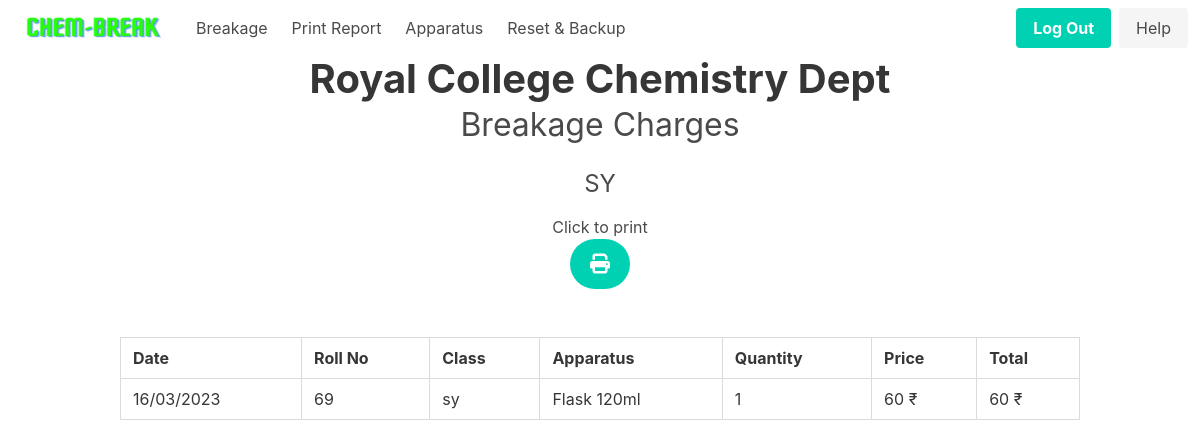
Before: /test/home/records/sy (signed in) with the older database file.
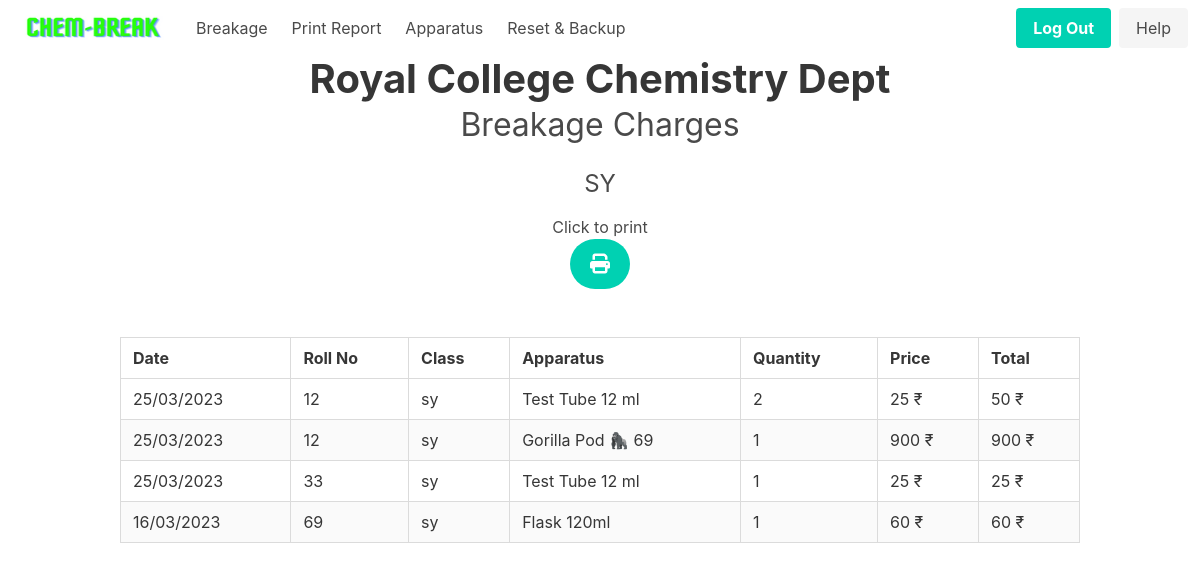
After: the same page with the newer database file.
### app/models.py (models this page shows, shortened)
class Student(db.Model):
    __tablename__ = "student"
    id = db.Column(db.Integer, primary_key=True)
    unique_id = db.Column(db.String(100), unique=True, nullable=False)
    roll_no = db.Column(db.String(10), nullable=False)
    class_ = db.Column(db.String(10), nullable=False)
    section = db.Column(db.String(10), nullable=False, default="Chemistry")
    total_amount = db.relationship('Bank', backref='student', lazy=True)

class Breakage(db.Model):
    __tablename__ = "breakage"
    id = db.Column(db.Integer, primary_key=True)
    date = db.Column(db.DateTime, nullable=False, default=datetime.utcnow)
    item_id = db.Column(db.Integer, db.ForeignKey(
        "apparatus.id"), nullable=False)
    quantity = db.Column(db.Integer, nullable=False)
    student_unique_id = db.Column(db.Integer, db.ForeignKey(
        "student.unique_id"), nullable=False)
    total_ammount = db.Column(db.Integer, nullable=False, default=0)
    student = db.relationship(
        'Student', backref='breakage', lazy=True)
    apparatus = db.relationship(
        'Apparatus', backref='breakage', lazy=True)

class Apparatus(db.Model):
    __tablename__ = "apparatus"
    id = db.Column(db.Integer, primary_key=True)
    name = db.Column(db.String(100), nullable=False)
    size = db.Column(db.String(100), nullable=False)
    price = db.Column(db.Integer, nullable=False)
    apparatus = db.relationship(
        'Breakage', backref='breakage', lazy=True, cascade='all, delete-orphan')

### app/routes.py (the view)
@main.route("/test/home/records/<string:class_name>")
@login_required
def test_class_records(class_name):
    valid_classes = ['fy', 'sy', 'ty']
    if class_name.lower() not in valid_classes:
        abort(404)
    class_students = Student.query.filter_by(class_=class_name.lower()).all()
    view_records = []
    for student in class_students:
        breakages = Breakage.query.join(Apparatus).filter(
            and_(Breakage.student_unique_id == student.unique_id)).all()
        for breakage in breakages:
            view_record = ViewRecord(
                date=breakage.date.strftime('%d/%m/%Y'),
                roll_no=student.roll_no,
                class_=student.class_,
                section=student.section,
                apparatus=breakage.apparatus.name + " " + breakage.apparatus.size,
                quantity=breakage.quantity,
                price=breakage.apparatus.price,
                total_ammount=breakage.quantity * breakage.apparatus.price
            )
            view_records.append(view_record)
    sorted_records = sorted(view_records, key=lambda x: x.roll_no)
    return render_template('class_records.html', records=sorted_records, class_name=class_name.upper())

### app/__init__.py (called while the page is built)
def create_app(config=None):
    app = Flask(__name__)
    if config:
        app.config.from_object(config)
    db.init_app(app)
    login_manager = LoginManager()
    login_manager.login_view = 'auth.login'
    login_manager.init_app(app)
    with app.app_context():
        from app.models import User, Breakage, Student, Apparatus, Record, Bank
        db.create_all()
    from app.models import User
    @login_manager.user_loader
    def load_user(user_id):
        return User.query.get(int(user_id))
    from .auth import auth as auth_blueprint
    app.register_blueprint(auth_blueprint)
    from .routes import main as main_blueprint
    app.register_blueprint(main_blueprint)
    return app

### app/templates/class_records.html (shortened to what this page needs)
{% extends 'nav_base.html' %}
{% block content %}
<div class="container">
    <div class="columns is-vcentered is-center">
        <div class="column">
            <h1 class="title is-2 has-text-centered has-text-weight-bold">Royal College Chemistry Dept</h1>
            <h2 class="subtitle is-3 has-text-centered">Breakage Charges</h2>
            <h3 class="subtitle is-4 has-text-centered">{{ class_name }}</h3>
        </div>
    </div>
</div>
<div class="has-text-centered no-print mt-4">
    <h2>Click to print</h2>
    <a class="button is-primary is-medium is-rounded is-fixed-bottom-right" href="#"
        onclick="window.print(); return false;">
        <span class="icon">
            <i class="fas fa-print"></i>
        </span>
    </a>
</div>
<div class="container mt-6">
    <table class="table is-bordered is-striped is-hoverable is-fullwidth">
        <thead>
            <tr>
                <th>Date</th>
                <th>Roll No</th>
                <th>Class</th>
                <th>Apparatus</th>
                <th>Quantity</th>
                <th>Price</th>
                <th>Total</th>
            </tr>
        </thead>
        <tbody>
            {% for record in records %}
            <tr>
                <td>{{ record.date }}</td>
                <td>{{ record.roll_no }}</td>
                <td>{{ record.class_ }}</td>
                <td>{{ record.apparatus }}</td>
                <td>{{ record.quantity }}</td>
                <td>{{ record.price }} ₹</td>
                <td>{{ record.total_ammount }} ₹</td>
            </tr>
            {% endfor %}
        </tbody>
    </table>
</div>
{% endblock %}

### app/templates/nav_base.html (shortened to what this page needs)
<!DOCTYPE html>
<html lang="en">
<head>
    <link rel="stylesheet" href="https://cdn.jsdelivr.net/npm/bulma@0.9.4/css/bulma.min.css">
    <link rel="stylesheet" href="https://cdnjs.cloudflare.com/ajax/libs/font-awesome/6.3.0/css/all.min.css"
 />
</head>
<body>
    <nav class="navbar no-print" role="navigation" aria-label="main navigation">
        <div class="navbar-brand">
            <a class="navbar-item" href="{{ url_for('main.home') }}">
                <img src="{{ url_for('static', filename='logo-home.png')}}">
            </a>
        </div>
        <div id="navbarBasicExample" class="navbar-menu">
            <div class="navbar-start">
                <a class="navbar-item" href="{{ url_for('main.breakage') }}">
                    Breakage
                </a>
                <a class="navbar-item" href="{{ url_for('main.report')}}">
                    Print Report
                </a>
                <a class="navbar-item" href="{{ url_for('main.apparatus') }}">
                    Apparatus
                </a>
                <a class="navbar-item" href="{{ url_for('main.reset_and_bakup') }}">
                    Reset & Backup
                </a>
            </div>
            <div class="navbar-end">
                <div class="navbar-item">
                    <div class="buttons">
                        <a class="button is-primary" href="{{ url_for('auth.logout')}}">
                            <strong>Log Out</strong>
                        </a>
                        <a class="button is-light" href="{{ url_for('main.help') }}">
                            Help
                        </a>
                    </div>
                </div>
            </div>
        </div>
    </nav>
    {% block content %}
    {% endblock %}
</body>
</html>

### app/templates/nav_base.html (style rules this page uses)
.navbar-brand a img { width: 10rem; height: 10rem; }

Changed rows visible on the page:
added Student: date "25/03/2023", roll_no "12", class_ "sy", apparatus "Test Tube 12 ml", quantity "2", price "25", total_ammount "50"
added Breakage: date "25/03/2023", roll_no "12", class_ "sy", apparatus "Gorilla Pod 🦍 69", quantity "1", price "900", total_ammount "900"
added Student: date "25/03/2023", roll_no "33", class_ "sy", apparatus "Test Tube 12 ml", quantity "1", price "25", total_ammount "25"
